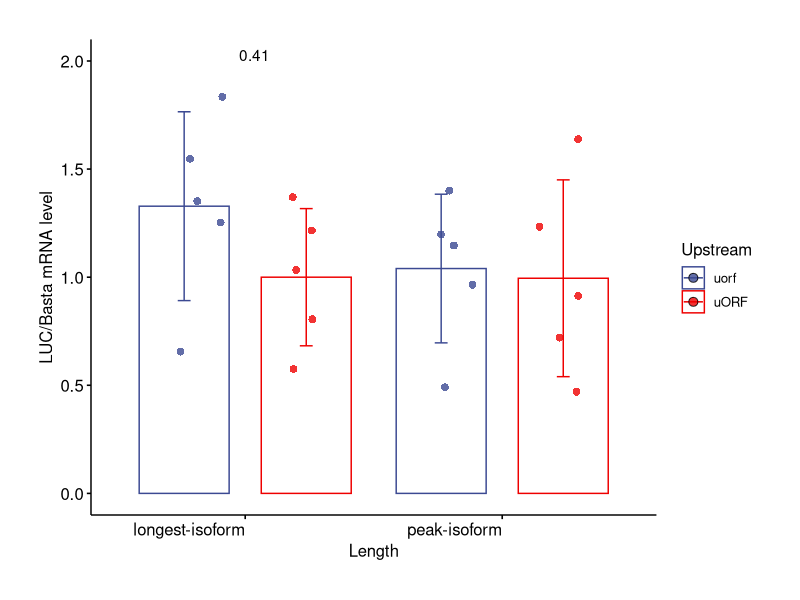
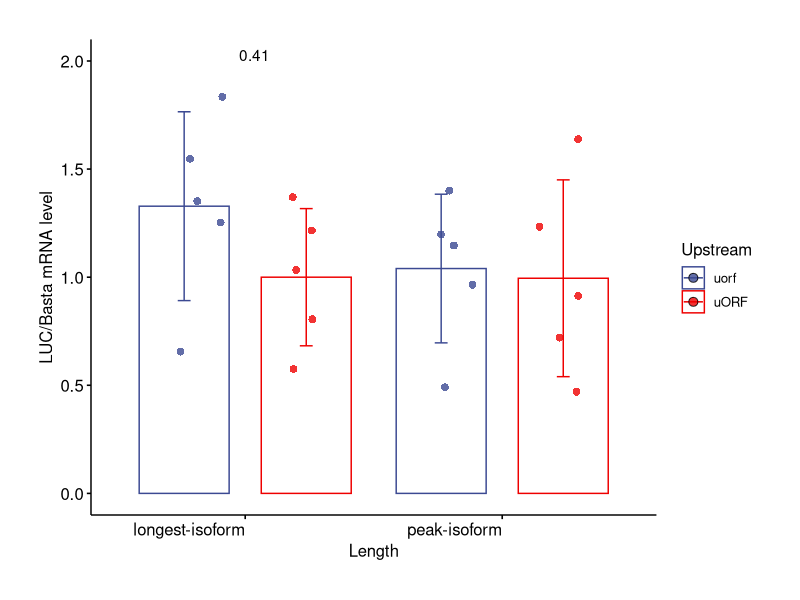

R code for these plots, in order:
#TSS RT-PCR of LUC
library(ggplot2)
#install.packages("ggpubr")
library(ggpubr)
setwd('/Users/zhusitao/R_workspace/R_script/project/TSS_annotation/LUC')
df <- read.csv('lucRT_20230629.csv', header = FALSE)
head(df)
dim(df)
colnames(df) <- c('Type','FoldChange','Length','Upstream')
dim(df)
head(df)

## 2023,06,29 version,使用normalize版本，之前使用的相对含量的数据
ggbarplot(df, x = "Length", y = "FoldChange", color = 'Upstream', palette = "aaas",
          add = c("mean_sd"), position = position_dodge(width = NULL)) +
  geom_dotplot(stackratio=0.31,binaxis='y',
               dotsize=0.8, alpha = 0.8, aes(fill = Upstream),
               position = position_jitterdodge(jitter.width = 0.2,
                                               jitter.height = 0,
                                               dodge.width = 0.75), 
               stroke=NA) + 
  theme(axis.text.x = element_text(angle = 0, hjust = 1),
        plot.margin = unit(c(1,1,1,1), "cm"),
        legend.position="right") +
  stat_compare_means(aes(label = ..p.format..), method = "anova", label.y = 2, 
                     symnum.args = list(cutpoints = c(0, 0.0001, 0.001, 0.01, 0.05, 1),
                                        symbols = c("****", "***", "**", "*", "NS"))) +
  ylab(expression(paste("LUC/Basta mRNA level"))) 

ggsave('LUC_Basta_RT_PCR.pdf',width = 8, height = 6,units = 'in',dpi=300)
